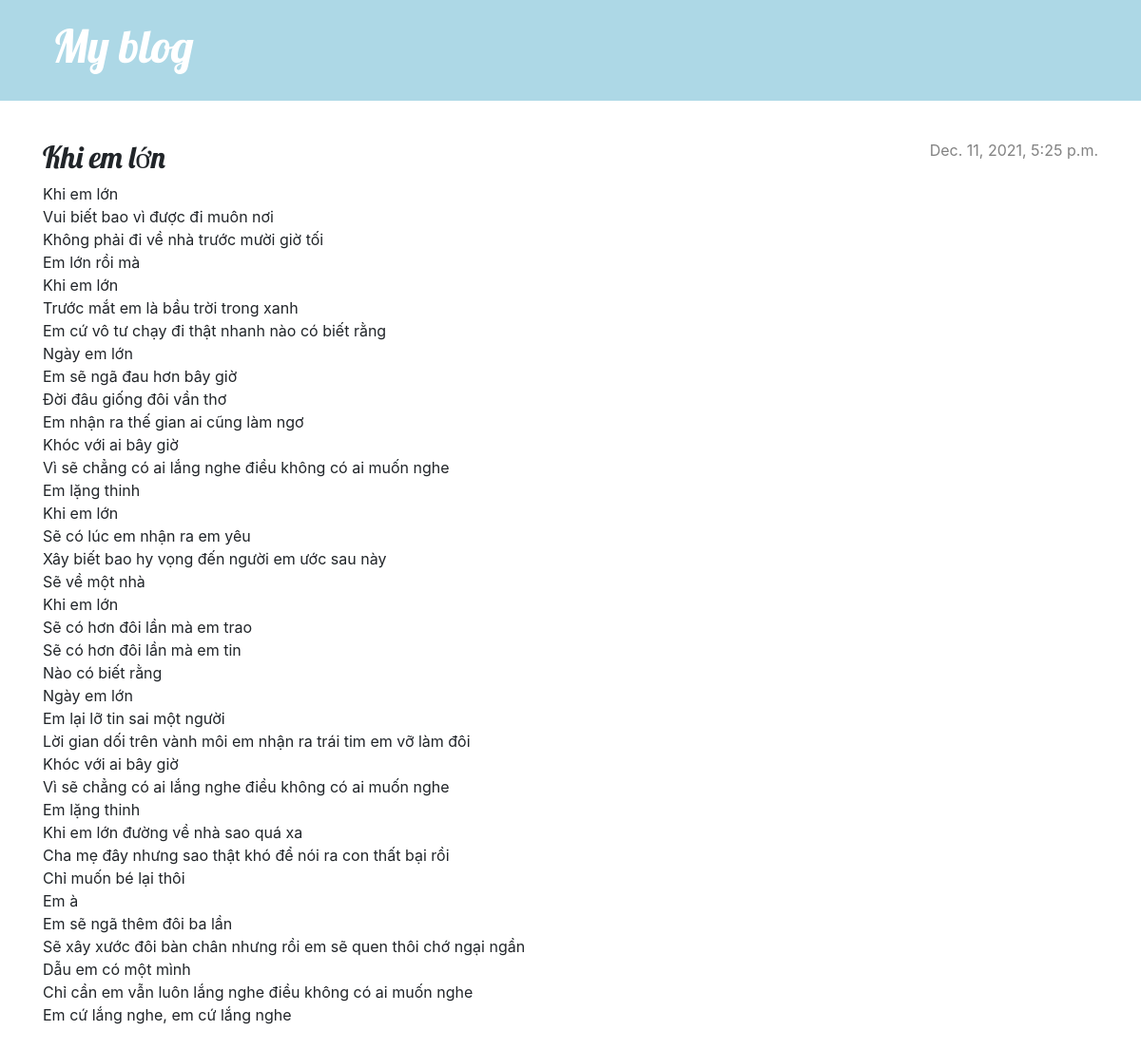
The app's page /post/17/ with its own data.
### blog/models.py (models this page shows, shortened)
class Post(models.Model):
    author = models.ForeignKey(settings.AUTH_USER_MODEL, on_delete=models.CASCADE)
    title = models.CharField(max_length=200)
    text = models.TextField()
    created_date = models.DateTimeField(default=timezone.now)
    published_date = models.DateTimeField(blank=True, null=True)

### blog/views.py (the view)
# urls.py: path('post/<int:pk>/', views.post_detail, name='post_detail'),
def post_detail(request, pk):
    post = get_object_or_404(Post, pk=pk)
    return render(request, 'blog/post_detail.html', {'post': post})

### blog/templates/blog/post_detail.html (shortened to what this page needs)
{% extends 'blog/base.html' %}
{% block content %}
    <article class="post">
        {% if post.published_date %}
            <time class="date">
                {{ post.published_date }}
            </time>
        {% endif %}
        <h2>{{ post.title }}</h2>
        <p class="p1">{{ post.text|linebreaksbr }}</p>
    </article>
{% endblock %}

### blog/static/css/blog.css (style rules this page uses)
h1, h2, h3, h4 { font-family: 'Lobster', cursive; }
.date { color: #828282; }
.post { margin-bottom: 70px; }
.post > .date, .post > .actions { float: right; }

### records on screen
Post: published_date "Dec. 11, 2021, 5:25 p.m.", title "Khi em lớn", text "Khi em lớn Vui biết bao vì được đi muôn nơi Không phải đi về nhà trước mười giờ tối Em lớn rồi mà Khi em lớn Trước mắt em là bầu trời trong xanh Em cứ vô tư chạy đi thật nhanh nào có biết rằng Ngày em lớn Em sẽ ngã đau hơn bây giờ Đời đâu giống đôi vần thơ Em nhận ra thế gian ai cũng làm ngơ Khóc với ai bây giờ Vì sẽ chẳng có ai lắng nghe điều không có ai muốn nghe Em lặng thinh Khi em lớn Sẽ có lúc em nhận ra em yêu Xây biết bao hy vọng đến người em ước sau này Sẽ về một nhà Khi em lớn Sẽ có hơn đôi lần mà em trao Sẽ có hơn đôi lần mà em tin Nào có biết rằng Ngày em lớn Em lại lỡ tin sai một người Lời gian dối trên vành môi em nhận ra trái tim em vỡ làm đôi Khóc với ai bây giờ Vì sẽ chẳng…"
